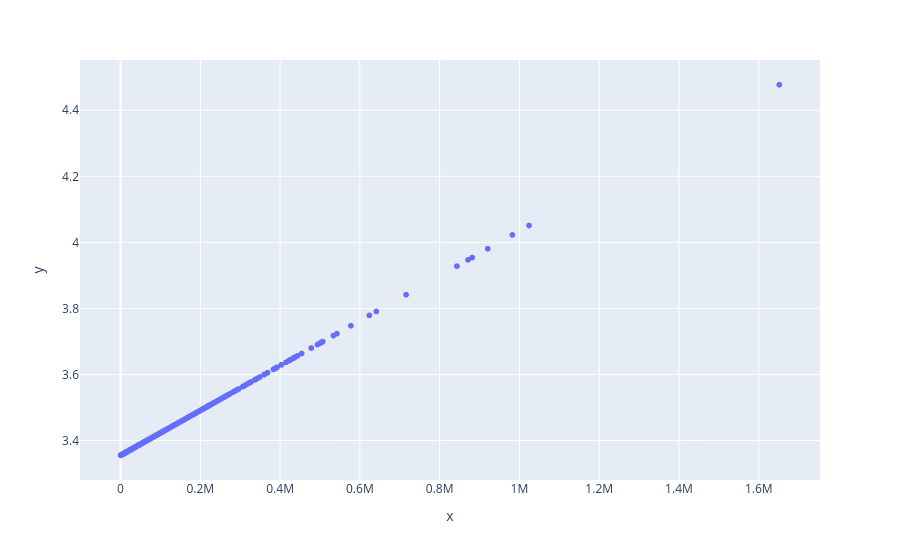

Write notebook code for a chart like this one.
### Code cell
grafico = px.scatter(
    x=X_casas_treinamento.to_numpy().ravel(),
    y=previsoes
)
grafico.show()

### Figure 1 — Plotly figure (JSON) as saved in the notebook; plotly's stock layout.template omitted (floating-point values rounded to 4 significant figures; data arrays with more than 128 entries replaced by an {"elided": "..."} marker saying what was removed)
{"data": [{"hovertemplate": "x=%{x}<br>y=%{y}<extra></extra>", "legendgroup": "", "marker": {"color": "#636efa", "symbol": "circle"}, "mode": "markers", "name": "", "showlegend": false, "type": "scattergl", "x": {"elided": "15129 int values"}, "xaxis": "x", "y": {"elided": "15129 float values"}, "yaxis": "y"}], "layout": {"legend": {"tracegroupgap": 0}, "margin": {"t": 60}, "xaxis": {"anchor": "y", "domain": [0, 1], "title": {"text": "x"}}, "yaxis": {"anchor": "x", "domain": [0, 1], "title": {"text": "y"}}}}
